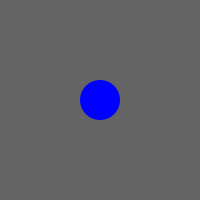
Frame 1 (no input)
Frame 60 (the mouse pressed at the canvas centre just before this capture): identical to frame 1, image omitted
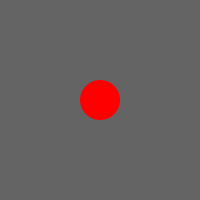
Frame 120 (the mouse held since frame 60 and released just before this capture)

The Processing sketch that drew these frames (run headless with seeded random() and noise(); from frame 60 on, the mouse is pressed at the canvas centre):

// Processing sketch: processing_21146
// ── processing_21146.pde



void setup() {
  size(200,200);
  smooth();
  noStroke();
}


void draw() {
  background(100);
  
  if ( mouseInsideCircle( 100 , 100 , 40 ) ) {
    fill(255,0,0); 
  } else {
     fill(0,0,255); 
  }
  
  ellipse( 100 , 100 , 40, 40 );
  
}


 
boolean mouseInsideCircle( float circleX, float circleY , float circleDiameter) {
   
  float distance = dist( circleX , circleY , mouseX , mouseY);
   
  boolean result = distance < circleDiameter*0.5;
   
  return result;
   
}
